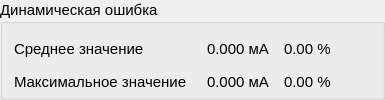
               <widget class="QGroupBox" name="groupBox_dynamicError">
                <property name="sizePolicy">
                 <sizepolicy hsizetype="Preferred" vsizetype="Maximum">
                  <horstretch>0</horstretch>
                  <verstretch>0</verstretch>
                 </sizepolicy>
                </property>
                <property name="font">
                 <font>
                  <family>Segoe UI</family>
                  <pointsize>11</pointsize>
                  <stylestrategy>PreferDefault</stylestrategy>
                 </font>
                </property>
                <property name="title">
                 <string>Динамическая ошибка</string>
                </property>
                <layout class="QGridLayout" name="gridLayout_4">
                 <property name="bottomMargin">
                  <number>1</number>
                 </property>
                 <property name="horizontalSpacing">
                  <number>15</number>
                 </property>
                 <property name="verticalSpacing">
                  <number>10</number>
                 </property>
                 <item row="1" column="2">
                  <widget class="QLabel" name="label_dynamicErrorMaxPercent">
                   <property name="sizePolicy">
                    <sizepolicy hsizetype="Maximum" vsizetype="Maximum">
                     <horstretch>0</horstretch>
                     <verstretch>0</verstretch>
                    </sizepolicy>
                   </property>
                   <property name="text">
                    <string>0.00 %</string>
                   </property>
                  </widget>
                 </item>
                 <item row="1" column="0">
                  <widget class="QLabel" name="label_dynamicError_maximumValue">
                   <property name="sizePolicy">
                    <sizepolicy hsizetype="Maximum" vsizetype="Maximum">
                     <horstretch>0</horstretch>
                     <verstretch>0</verstretch>
                    </sizepolicy>
                   </property>
                   <property name="minimumSize">
                    <size>
                     <width>178</width>
                     <height>0</height>
                    </size>
                   </property>
                   <property name="text">
                    <string>Максимальное значение</string>
                   </property>
                  </widget>
                 </item>
                 <item row="0" column="1">
                  <widget class="QLabel" name="label_dynamicErrorMean">
                   <property name="sizePolicy">
                    <sizepolicy hsizetype="Maximum" vsizetype="Maximum">
                     <horstretch>0</horstretch>
                     <verstretch>0</verstretch>
                    </sizepolicy>
                   </property>
                   <property name="text">
                    <string>0.000 мА</string>
                   </property>
                  </widget>
                 </item>
                 <item row="0" column="2">
                  <widget class="QLabel" name="label_dynamicErrorMeanPercent">
                   <property name="sizePolicy">
                    <sizepolicy hsizetype="Maximum" vsizetype="Maximum">
                     <horstretch>0</horstretch>
                     <verstretch>0</verstretch>
                    </sizepolicy>
                   </property>
                   <property name="text">
                    <string>0.00 %</string>
                   </property>
                  </widget>
                 </item>
                 <item row="0" column="0">
                  <widget class="QLabel" name="label_dynamicError_averageValue">
                   <property name="sizePolicy">
                    <sizepolicy hsizetype="Maximum" vsizetype="Maximum">
                     <horstretch>0</horstretch>
                     <verstretch>0</verstretch>
                    </sizepolicy>
                   </property>
                   <property name="minimumSize">
                    <size>
                     <width>178</width>
                     <height>0</height>
                    </size>
                   </property>
                   <property name="text">
                    <string>Среднее значение</string>
                   </property>
                  </widget>
                 </item>
                 <item row="1" column="1">
                  <widget class="QLabel" name="label_dynamicErrorMax">
                   <property name="sizePolicy">
                    <sizepolicy hsizetype="Maximum" vsizetype="Maximum">
                     <horstretch>0</horstretch>
                     <verstretch>0</verstretch>
                    </sizepolicy>
                   </property>
                   <property name="text">
                    <string>0.000 мА</string>
                   </property>
                  </widget>
                 </item>
                 <item row="0" column="3">
                  <spacer name="horizontalSpacer_2">
                   <property name="orientation">
                    <enum>Qt::Orientation::Horizontal</enum>
                   </property>
                   <property name="sizeHint" stdset="0">
                    <size>
                     <width>40</width>
                     <height>20</height>
                    </size>
                   </property>
                  </spacer>
                 </item>
                </layout>
               </widget>
